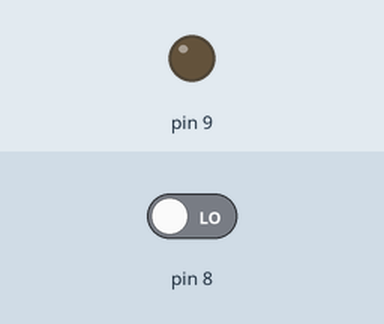
Simulated run of this sketch. Board: Arduino Uno, built with avr-gcc and run on an emulated ATmega328P. Shown: output pins drawn as LEDs (lit = HIGH). Inputs (shaded band) come from the test bench; at power-on: pin 8 LOW.

Above: at 1.2 s.
1.3 s: pin 8 driven HIGH
At 2.2 s:
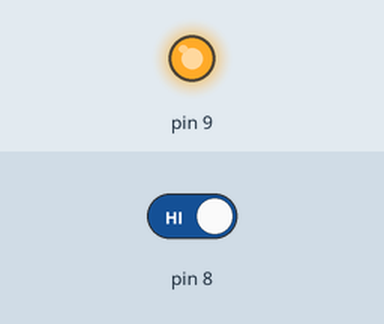
2.8 s: pin 8 driven LOW
At 3.3 s:
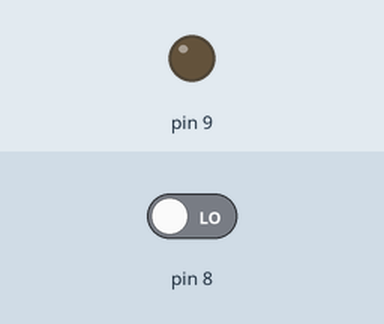
Timing chart, 0 to 5.8 s (numbered marks = the images above; inputs shaded):
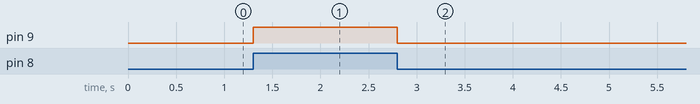

Measured:
- after the input at 1.3 s, pin 9: LOW → HIGH at once
- after the input at 2.8 s, pin 9: HIGH → LOW at once

The sketch:

kapi_zili.ino
```cpp
int buton = 0;

void setup()
{
  pinMode(9, OUTPUT);
  pinMode(8, INPUT);
}

void loop()
{
  buton = digitalRead(8);
  if (buton == 1){
    digitalWrite(9,HIGH);}
  else {
    digitalWrite(9,LOW); }
}
```
